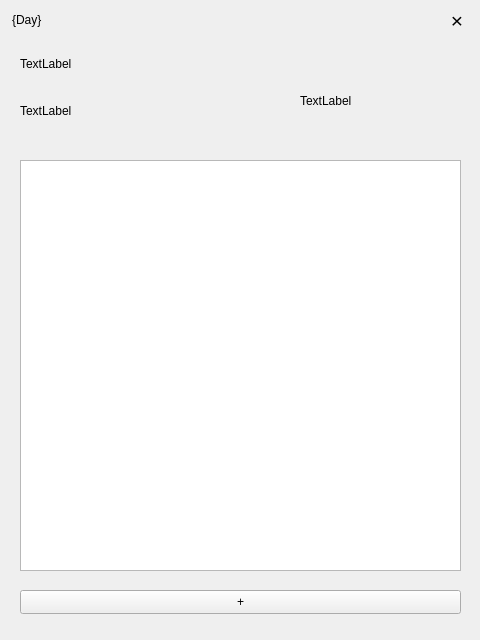
<?xml version="1.0" encoding="UTF-8"?>
<ui version="4.0">
 <class>Day</class>
 <widget class="QWidget" name="Day">
  <property name="geometry">
   <rect>
    <x>0</x>
    <y>0</y>
    <width>480</width>
    <height>640</height>
   </rect>
  </property>
  <property name="windowIcon">
   <iconset resource="../Resources/resources.qrc">
    <normaloff>:/res/img/Logo1x1.png</normaloff>:/res/img/Logo1x1.png</iconset>
  </property>
  <property name="windowOpacity">
   <double>0.996000000000000</double>
  </property>
  <widget class="QListWidget" name="Reminders">
   <property name="geometry">
    <rect>
     <x>20</x>
     <y>160</y>
     <width>441</width>
     <height>411</height>
    </rect>
   </property>
  </widget>
  <widget class="QWidget" name="horizontalLayoutWidget_2">
   <property name="geometry">
    <rect>
     <x>0</x>
     <y>0</y>
     <width>481</width>
     <height>41</height>
    </rect>
   </property>
   <layout class="QHBoxLayout" name="TopBar">
    <property name="spacing">
     <number>0</number>
    </property>
    <property name="leftMargin">
     <number>12</number>
    </property>
    <property name="rightMargin">
     <number>12</number>
    </property>
    <item alignment="Qt::AlignLeft|Qt::AlignVCenter">
     <widget class="QLabel" name="dayTitle">
      <property name="minimumSize">
       <size>
        <width>72</width>
        <height>36</height>
       </size>
      </property>
      <property name="maximumSize">
       <size>
        <width>255</width>
        <height>36</height>
       </size>
      </property>
      <property name="tabletTracking">
       <bool>false</bool>
      </property>
      <property name="autoFillBackground">
       <bool>false</bool>
      </property>
      <property name="styleSheet">
       <string notr="true"/>
      </property>
      <property name="frameShadow">
       <enum>QFrame::Plain</enum>
      </property>
      <property name="text">
       <string>{Day}</string>
      </property>
      <property name="scaledContents">
       <bool>true</bool>
      </property>
      <property name="alignment">
       <set>Qt::AlignLeading|Qt::AlignLeft|Qt::AlignVCenter</set>
      </property>
     </widget>
    </item>
    <item alignment="Qt::AlignRight">
     <widget class="closeBtn" name="closeBtn">
      <property name="sizePolicy">
       <sizepolicy hsizetype="Minimum" vsizetype="Minimum">
        <horstretch>0</horstretch>
        <verstretch>0</verstretch>
       </sizepolicy>
      </property>
      <property name="minimumSize">
       <size>
        <width>24</width>
        <height>24</height>
       </size>
      </property>
      <property name="maximumSize">
       <size>
        <width>24</width>
        <height>24</height>
       </size>
      </property>
      <property name="font">
       <font>
        <pointsize>16</pointsize>
       </font>
      </property>
      <property name="cursor">
       <cursorShape>PointingHandCursor</cursorShape>
      </property>
      <property name="tabletTracking">
       <bool>true</bool>
      </property>
      <property name="styleSheet">
       <string notr="true"/>
      </property>
      <property name="text">
       <string>×</string>
      </property>
      <property name="scaledContents">
       <bool>true</bool>
      </property>
      <property name="alignment">
       <set>Qt::AlignCenter</set>
      </property>
     </widget>
    </item>
   </layout>
  </widget>
  <widget class="QPushButton" name="addReminder">
   <property name="geometry">
    <rect>
     <x>20</x>
     <y>590</y>
     <width>441</width>
     <height>24</height>
    </rect>
   </property>
   <property name="text">
    <string>+</string>
   </property>
  </widget>
  <widget class="QLabel" name="yearLabel">
   <property name="geometry">
    <rect>
     <x>20</x>
     <y>50</y>
     <width>161</width>
     <height>21</height>
    </rect>
   </property>
   <property name="text">
    <string>TextLabel</string>
   </property>
   <property name="alignment">
    <set>Qt::AlignBottom|Qt::AlignLeading|Qt::AlignLeft</set>
   </property>
  </widget>
  <widget class="QLabel" name="dayLabel">
   <property name="geometry">
    <rect>
     <x>20</x>
     <y>75</y>
     <width>271</width>
     <height>71</height>
    </rect>
   </property>
   <property name="text">
    <string>TextLabel</string>
   </property>
  </widget>
  <widget class="QLabel" name="otherInfo">
   <property name="geometry">
    <rect>
     <x>300</x>
     <y>50</y>
     <width>151</width>
     <height>101</height>
    </rect>
   </property>
   <property name="text">
    <string>TextLabel</string>
   </property>
   <property name="wordWrap">
    <bool>true</bool>
   </property>
  </widget>
 </widget>
 <customwidgets>
  <customwidget>
   <class>closeBtn</class>
   <extends>QLabel</extends>
   <header location="global">View.ExtendedClasses</header>
  </customwidget>
 </customwidgets>
 <resources>
  <include location="../Resources/resources.qrc"/>
 </resources>
 <connections/>
</ui>
